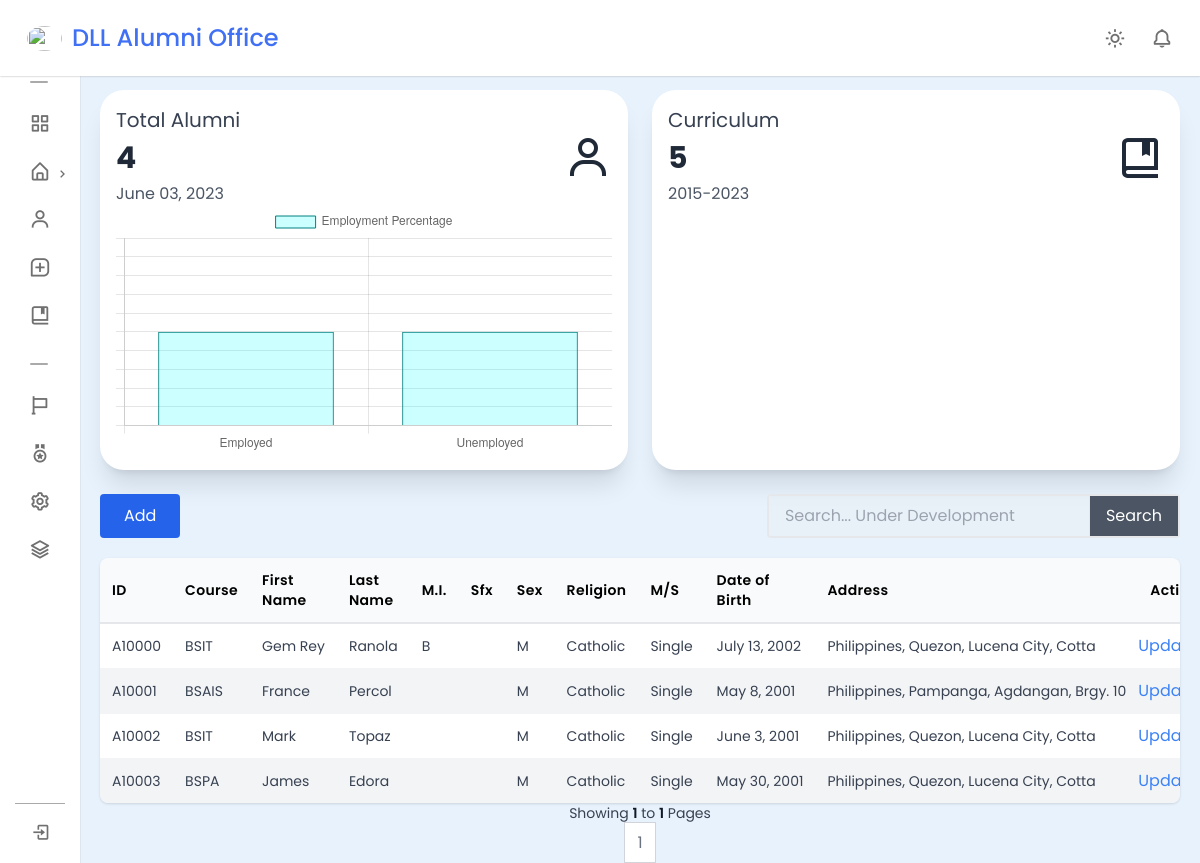
The app's page /alumni/ (signed in) with its own data.
### AlumniManagement/models.py (models this page shows, shortened)
class Alumni_Demographic_Profile(models.Model):
    user = models.OneToOneField(User, on_delete=models.CASCADE, blank=True, null=True)
    alumni_id = models.CharField(primary_key=True, max_length=6)
    fname = models.CharField(max_length=64)
    lname = models.CharField(max_length=64)
    mi = models.CharField(max_length=2, blank=True)
    suffix = models.CharField(max_length=3, blank=True)
    course_id = models.ForeignKey(Course, on_delete=models.CASCADE)
    sex = models.CharField(max_length=10, choices=SEX_CHOICES)
    religion = models.CharField(max_length=64)
    marital_status = models.CharField(max_length=64)
    date_of_birth = models.DateField()
    country = models.ForeignKey(Country, on_delete=models.CASCADE)
    province = models.ForeignKey(Province, on_delete=models.CASCADE)
    city = models.ForeignKey(City, on_delete=models.CASCADE)
    barangay = models.ForeignKey(Barangay, on_delete=models.CASCADE)

class Course(models.Model):
    course_id = models.CharField(max_length=6, primary_key=True)
    course_name = models.CharField(max_length=64, blank=False)
    course_desc = models.CharField(max_length=255, blank=True)
    field_type = models.CharField(max_length=64, choices=FIELD_CHOICES, default='technology')
    def __str__(self):
        return f'{self.course_id}'

class Country(models.Model):
    country_name = models.CharField(max_length=64)
    def __str__(self):
        return self.country_name

class Province(models.Model):
    province_name = models.CharField(max_length=64)
    country = models.ForeignKey(Country, on_delete=models.CASCADE)
    def __str__(self):
        return self.province_name

class City(models.Model):
    city_name = models.CharField(max_length=64)
    province = models.ForeignKey(Province, on_delete=models.CASCADE)
    def __str__(self):
        return self.city_name

class Barangay(models.Model):
    barangay_name = models.CharField(max_length=64)
    city = models.ForeignKey(City, on_delete=models.CASCADE)
    def __str__(self):
        return self.barangay_name

### AlumniManagement/views.py (the view, shortened to what this page needs)
# urls.py: path('alumni/', views.alumni, name="alumni"),
@login_required(login_url='Authentication:login')
def alumni(request):
    profiles = Alumni_Demographic_Profile.objects.order_by('sex')
    alumni_count = Alumni_Demographic_Profile.objects.all().count()
    countries = Country.objects.all()
    courses = Course.objects.all()
    paginator = Paginator(profiles, 10)
    page_number = request.GET.get('page')
    try:
        page_obj = paginator.get_page(page_number)
    except (EmptyPage, PageNotAnInteger):
        page_obj = paginator.get_page(1)  # Redirect to the first page
    total_pages = paginator.num_pages
    max_page_buttons = 5
    middle_button = max_page_buttons // 2
    if total_pages <= max_page_buttons:
        page_range = range(1, total_pages + 1)
    elif page_obj.number <= middle_button:
        page_range = range(1, max_page_buttons + 1)
    elif page_obj.number >= total_pages - middle_button:
        page_range = range(total_pages - max_page_buttons + 1, total_pages + 1)
    else:
        page_range = range(page_obj.number - middle_button, page_obj.number + middle_button + 1)
    context = {
        'countries': countries,
        'courses': courses,
        'field_choices': FIELD_CHOICES,
        'sex_choices': SEX_CHOICES,
        'profiles': page_obj.object_list,
        'page':page_obj,
        'has_previous': page_obj.has_previous(),
        'has_next': page_obj.has_next(),
        'previous_page_number': page_obj.previous_page_number() if page_obj.has_previous() else None,
        'next_page_number': page_obj.next_page_number() if page_obj.has_next() else None,
        'page_range': page_range,
        'alumni_count': alumni_count,
    }
    return render(request, "AlumniManagement/alumni.html", context)

### AlumniManagement/templates/AlumniManagement/alumni.html (shortened to what this page needs)
{% extends 'base_alumni_management.html' %}
{% block content %}
{% load static %}
<link rel="stylesheet" type="text/css" href="{% static "AlumniManagement/css/alumni.css" %}">
<div class="mx-auto grid sm:grid-cols-1 md:grid-cols-2 lg:grid-cols-2 xl:grid-cols-2 pb-6 gap-6">
    <div class="rounded-3xl shadow-xl bg-blend-color bg-white p-4">
        <span class="text-gray-700 lg:text-xl">Total Alumni</span>
        <div class="text-2xl text-gray-800 lg:text-3xl flex items-center">
            <strong class="flex-grow ">{{alumni_count}}</strong>
            <i class='bx bx-user text-5xl'></i>
        </div>
        <span class="text-gray-600">June 03, 2023</span>
        <span><canvas id="employmentChart"></canvas></span>
    </div>
    <div class="rounded-3xl shadow-xl bg-blend-color bg-white p-4">
        <span class="text-gray-700 lg:text-xl">Curriculum</span>
        <div class="text-2xl text-gray-800 lg:text-3xl flex items-center">
            <strong class="flex-grow ">5</strong>
            <i class='bx bx-book-bookmark text-5xl'></i>
        </div>
        <span class="text-gray-600">2015-2023</span>
    </div>
</div>
<div class="flex justify-between mb-5">
    <div class="align-end">
        <button class="showModal bg-blue-600 hover:bg-blue-700 px-5 py-2.5 sm:py-2.5 sm:px-6 rounded text-white">Add</button>
    </div>
    <div>
        <form class="mx-auto">
            <div class="flex items-center justify-end">
                <div class="flex border-2 border-gray-200 rounded">
                    <input disabled name="query" type="text" class="px-4 py-2 w-32 sm:w-20 md:w-80" placeholder="Search... Under Development" id="search-input">
                    <button disabled class="px-2 sm:px-4 text-white bg-gray-600 border-l ">
                        Search
                    </button>
                </div>
            </div>
        </form>
    </div>
</div>
<div class="overflow-auto rounded-lg shadow hidden md:block" id="table-container">
    <table class="w-full">
        <thead class="bg-gray-50 border-b-2 border-gray-200">
            <tr>
                <th class="w-7 p-3 text-sm font-semibold tracking-wide text-left">ID</th>
                <th class="w-10 p-3 text-sm font-semibold tracking-wide text-left">Course</th>
                <th class="w-28 p-3 text-sm font-semibold tracking-wide text-left">First Name</th>
                <th class="w-28 p-3 text-sm font-semibold tracking-wide text-left">Last Name</th>
                <th class="w-2 p-3 text-sm font-semibold tracking-wide text-left">M.I.</th>
                <th class="w-2 p-3 text-sm font-semibold tracking-wide text-left">Sfx</th>
                <th class="w-6 p-3 text-sm font-semibold tracking-wide text-left">Sex</th>
                <th class="w-20 p-3 text-sm font-semibold tracking-wide text-left">Religion</th>
                <th class="w-16 p-3 text-sm font-semibold tracking-wide text-left">M/S</th>
                <th class="w-20 p-3 text-sm font-semibold tracking-wide text-left">Date of Birth</th>
                <th class="w-18 p-3 text-sm font-semibold tracking-wide text-left">Address</th>
                <th class="w-32 p-3 text-sm font-semibold tracking-wide text-left">Action</th>
            </tr>
        </thead>
        <tbody class="divide-y divide-gray-100">
            {% for profile in profiles %}
            <tr class="{% cycle 'bg-white' 'bg-gray-100' %}">
                <td class="p-3 text-sm text-gray-700 whitespace-nowrap">{{profile.alumni_id}}</td>
                <td class="p-3 text-sm text-gray-700 whitespace-nowrap">{{profile.course_id}}</td>
                <td class="p-3 text-sm text-gray-700 whitespace-nowrap">{{profile.fname}}</td>
                <td class="p-3 text-sm text-gray-700 whitespace-nowrap">{{profile.lname}}</td>
                <td class="p-3 text-sm text-gray-700 whitespace-nowrap">{{profile.mi}}</td>
                <td class="p-3 text-sm text-gray-700 whitespace-nowrap">{{profile.suffix}}</td>
                <td class="p-3 text-sm text-gray-700 whitespace-nowrap">{% if profile.sex == 'male' %}M{% else %}F
                    {% endif %}</td>
                <td class="p-3 text-sm text-gray-700 whitespace-nowrap">{{profile.religion}}</td>
                <td class="p-3 text-sm text-gray-700 whitespace-nowrap">{{profile.marital_status}}</td>
                <td class="p-3 text-sm text-gray-700 whitespace-nowrap">{{profile.date_of_birth}}</td>
                <td class="p-3 text-sm text-gray-700 whitespace-nowrap">{{profile.country}}, {{profile.province}}, {{profile.city}}, {{profile.barangay}}</td>
                <td class="text-blue-500">
                    {% if profile.alumni_id %}
                        <a href="{% url 'AlumniManagement:alumni_profile' alumni_id=profile.alumni_id %}" class="hover:underline">Update</a>
                    {% else %}
                        No alumni ID available
                    {% endif %}
                </td>
            </tr>
            {% endfor %}
        </tbody>
    </table>
</div>
<div class="flex flex-col items-center">
      <span class="text-sm text-gray-700 dark:text-gray-400">
          Showing <span class="font-semibold text-gray-900 dark:text-white">{{page.number}}</span> to <span class="font-semibold text-gray-900 dark:text-white">{{page.paginator.num_pages}}</span> Pages
      </span>
      <div class="inline-flex mt-2 xs:mt-0">
        <nav aria-label="Page navigation example">
          <ul class="inline-flex -space-x-px">
            {% for page_number in page_range %}
            {% if page_number == page_obj.number %}
                <li>
                  <a href="?page={{ page_number }}" class="px-3 py-2 leading-tight text-gray-500 bg-white border border-gray-300 hover:bg-gray-100 hover:text-gray-700 ">{{page_number}}</a>
                </li>
            {% else %}
                <li>
                  <a href="?page={{ page_number }}" class="px-3 py-2 leading-tight text-gray-500 bg-white border border-gray-300 hover:bg-gray-100 hover:text-gray-700">{{page_number}}</a>
                </li>
            {% endif %}
            {% endfor %}
          </ul>
        </nav>
      </div>
</div>
    <script>
        // Retrieve data from the JSON URL
        fetch('/analysis/employment-percentage/')
            .then(response => response.json())
            .then(data => {
                // Process the data
                const labels = data.labels;
                const values = data.data;
                // Create the chart
                const ctx = document.getElementById('employmentChart').getContext('2d');
                new Chart(ctx, {
                    type: 'bar',
                    data: {
                        labels: labels,
                        datasets: [{
                            label: 'Employment Percentage',
                            data: values,
                            backgroundColor: 'rgba(0,255,255, 0.2)',
                            borderColor: 'rgba(0,128,128, 1)',
                            borderWidth: 1
                        }]
                    },
                    options: {
                        scales: {
                            y: {
                                beginAtZero: true,
                                max: 100,
                                ticks: {
                                    display: false
                                }
                            }
                        }
                    }
                });
            });
    </script>
{% endblock content %}

### static/AlumniManagement/css/sidebar.css (style rules this page uses)
* { margin: 0; padding: 0; box-sizing: border-box; font-family: "Poppins", sans-serif; }
:root { --white-color: #fff; --white-to-grey-color: #fff; --blue-color: #4070f4; --grey-color: #707070; --grey-color-light: #aaa; --black-color: #000000; --black-to-blue-color: #000000; --black-to-green-color: #000000; }
body { background-color: #e7f2fd; transition: all 0.5s ease; }

### records on screen
Alumni_Demographic_Profile: alumni_id "A10000", course_id "BSIT", fname "Gem Rey", lname "Ranola", mi "B", sex "M", religion "Catholic", marital_status "Single", date_of_birth "July 13, 2002", country "Philippines", province "Quezon", city "Lucena City", barangay "Cotta", shows "Update"
Alumni_Demographic_Profile: alumni_id "A10001", course_id "BSAIS", fname "France", lname "Percol", sex "M", religion "Catholic", marital_status "Single", date_of_birth "May 8, 2001", country "Philippines", province "Pampanga", city "Agdangan", barangay "Brgy. 10", shows "Update"
Alumni_Demographic_Profile: alumni_id "A10002", course_id "BSIT", fname "Mark", lname "Topaz", sex "M", religion "Catholic", marital_status "Single", date_of_birth "June 3, 2001", country "Philippines", province "Quezon", city "Lucena City", barangay "Cotta", shows "Update"
Alumni_Demographic_Profile: alumni_id "A10003", course_id "BSPA", fname "James", lname "Edora", sex "M", religion "Catholic", marital_status "Single", date_of_birth "May 30, 2001", country "Philippines", province "Quezon", city "Lucena City", barangay "Cotta", shows "Update"

### other values on screen
{{ alumni_count }} "4"
{{ page.number }} "1"
{{ page.paginator.num_pages }} "1"
{{ page_number }} "1"
